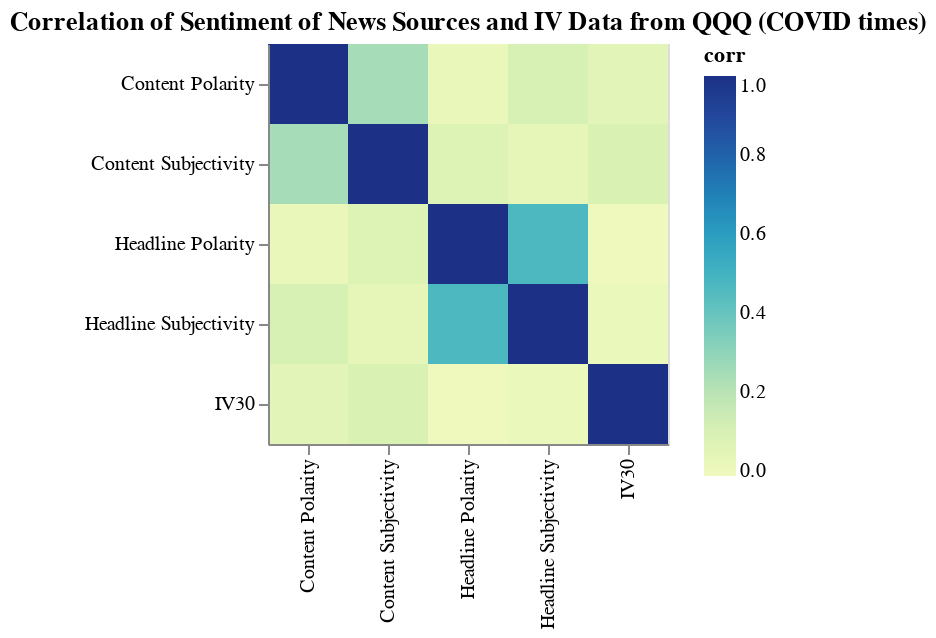

Notebook code cell kept with this figure:
### Markdown cell above
### COVID Times

Now, we only look at COVID times.

### Code cell
cormat4 = merged2_covid[['IV30', 'Headline Polarity', 'Headline Subjectivity', 'Content Polarity', 'Content Subjectivity']].corr()
cormat_tidy_4 = cormat4.stack().reset_index().rename(columns={0:'corr'})
heatmap4 = alt.Chart(cormat_tidy_4).mark_rect().encode(
    x = alt.X('level_0').axis().title(''),
    y = alt.Y('level_1').axis().title(''),
    color = 'corr'
).properties(
    width = 200,
    height = 200,
    title = 'Correlation of Sentiment of News Sources and IV Data from QQQ (COVID times)'
)

heatmap4.display()

### Figure 1 — Vega-Lite specification as saved in the notebook (floating-point values rounded to 4 significant figures)
{"config": {"view": {"continuousWidth": 300, "continuousHeight": 300}}, "data": {"name": "data-0ad55dd974ba8beecf687a84b7589ad7"}, "mark": {"type": "rect"}, "encoding": {"color": {"field": "corr", "type": "quantitative"}, "x": {"axis": {}, "field": "level_0", "title": "", "type": "nominal"}, "y": {"axis": {}, "field": "level_1", "title": "", "type": "nominal"}}, "height": 200, "title": "Correlation of Sentiment of News Sources and IV Data from QQQ (COVID times)", "width": 200, "$schema": "https://vega.github.io/schema/vega-lite/v5.8.0.json", "datasets": {"data-0ad55dd974ba8beecf687a84b7589ad7": [{"level_0": "IV30", "level_1": "IV30", "corr": 1.0}, {"level_0": "IV30", "level_1": "Headline Polarity", "corr": -0.01223}, {"level_0": "IV30", "level_1": "Headline Subjectivity", "corr": 0.00591}, {"level_0": "IV30", "level_1": "Content Polarity", "corr": 0.05383}, {"level_0": "IV30", "level_1": "Content Subjectivity", "corr": 0.09239}, {"level_0": "Headline Polarity", "level_1": "IV30", "corr": -0.01223}, {"level_0": "Headline Polarity", "level_1": "Headline Polarity", "corr": 1.0}, {"level_0": "Headline Polarity", "level_1": "Headline Subjectivity", "corr": 0.468}, {"level_0": "Headline Polarity", "level_1": "Content Polarity", "corr": 0.01909}, {"level_0": "Headline Polarity", "level_1": "Content Subjectivity", "corr": 0.0804}, {"level_0": "Headline Subjectivity", "level_1": "IV30", "corr": 0.00591}, {"level_0": "Headline Subjectivity", "level_1": "Headline Polarity", "corr": 0.468}, {"level_0": "Headline Subjectivity", "level_1": "Headline Subjectivity", "corr": 1.0}, {"level_0": "Headline Subjectivity", "level_1": "Content Polarity", "corr": 0.1016}, {"level_0": "Headline Subjectivity", "level_1": "Content Subjectivity", "corr": 0.03167}, {"level_0": "Content Polarity", "level_1": "IV30", "corr": 0.05383}, {"level_0": "Content Polarity", "level_1": "Headline Polarity", "corr": 0.01909}, {"level_0": "Content Polarity", "level_1": "Headline Subjectivity", "corr": 0.1016}, {"level_0": "Content Polarity", "level_1": "Content Polarity", "corr": 1.0}, {"level_0": "Content Polarity", "level_1": "Content Subjectivity", "corr": 0.247}, {"level_0": "Content Subjectivity", "level_1": "IV30", "corr": 0.09239}, {"level_0": "Content Subjectivity", "level_1": "Headline Polarity", "corr": 0.0804}, {"level_0": "Content Subjectivity", "level_1": "Headline Subjectivity", "corr": 0.03167}, {"level_0": "Content Subjectivity", "level_1": "Content Polarity", "corr": 0.247}, {"level_0": "Content Subjectivity", "level_1": "Content Subjectivity", "corr": 1.0}]}}
